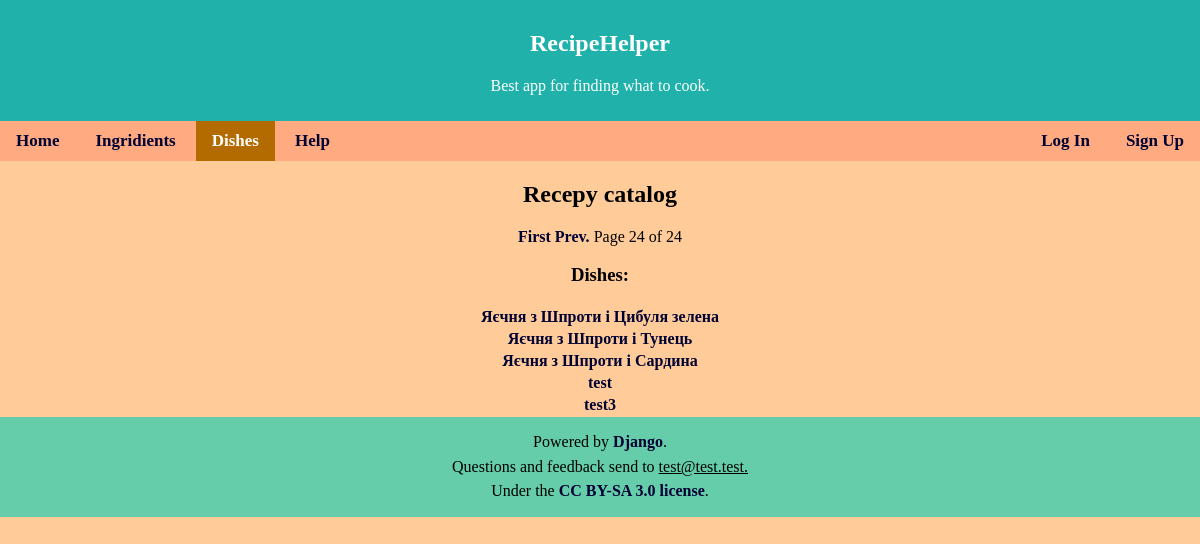
The app's page /recipe/?page=24, older data.
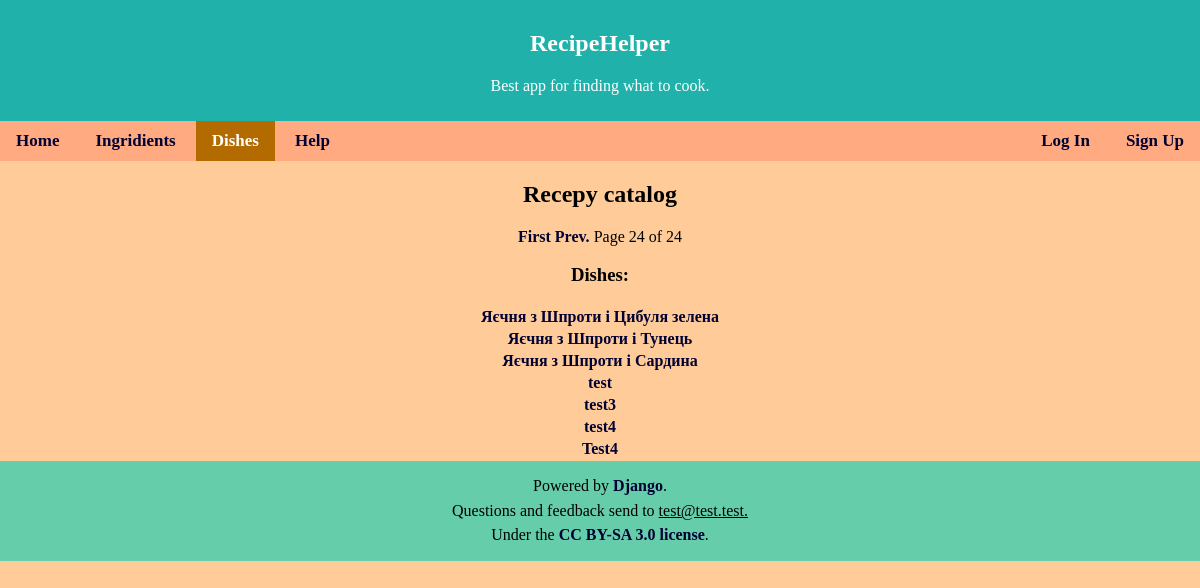
The same page, newer data.
### Picker/models.py (models this page shows, shortened)
class Dish(models.Model):
    name = models.CharField(max_length = 100)
    description = models.TextField(blank=True, default='')

### Picker/views.py (the view, shortened to what this page needs)
# urls.py: path('recipe/', views.catalog_recipe, name='catalog'), #catalog of recipes
def catalog_recipe(request):
    dish_list = Dish.objects.all().order_by('id')
    paginator = Paginator(dish_list, 20)
    page = request.GET.get('page')
    menu = paginator.get_page(page)
    edit = request.GET.get('edit_mode')
    template = loader.get_template('catalog.html')
    context = {
        'menu': menu,
        'edit': edit,
    }
    return HttpResponse(template.render(context, request))

### templates/catalog.html (shortened to what this page needs)
{% extends 'base.html' %}
{% load static %}
{% block nav %}
    <a href="{% url 'index' %}">Home</a>
    <a href="{% url 'ing_cat' %}">Ingridients</a>
    <a class="active" href="{% url 'catalog' %}">Dishes</a>
    <a href="{% url 'help' %}">Help</a>
{% endblock %}
{% block content %}
<div class="center">
<h2>Recepy catalog</h2>
<div class="pagination">
    <span class="step-links">
        {% if menu.has_previous %}
            <a href="?page=1">First</a>
            <a href="?page={{ menu.previous_page_number }}">Prev.</a>
        {% endif %}
        <span class="current">
            Page {{ menu.number }} of {{ menu.paginator.num_pages }}
        </span>
    </span>
</div>
<h3>Dishes:</h3>
{% if menu %}
<table class="center">
    {% for dish in menu %}
    <tr>
    <th><a href="/recipe/{{ dish.id }} "> {{ dish.name }} </a></th>
    </tr>
    {% endfor %}
</table>
{% endif %}
</div>
{% endblock %}

Row changes from the older to the newer data that the page shows:
added Dish: name "test4"
added Dish: name "Test4"
